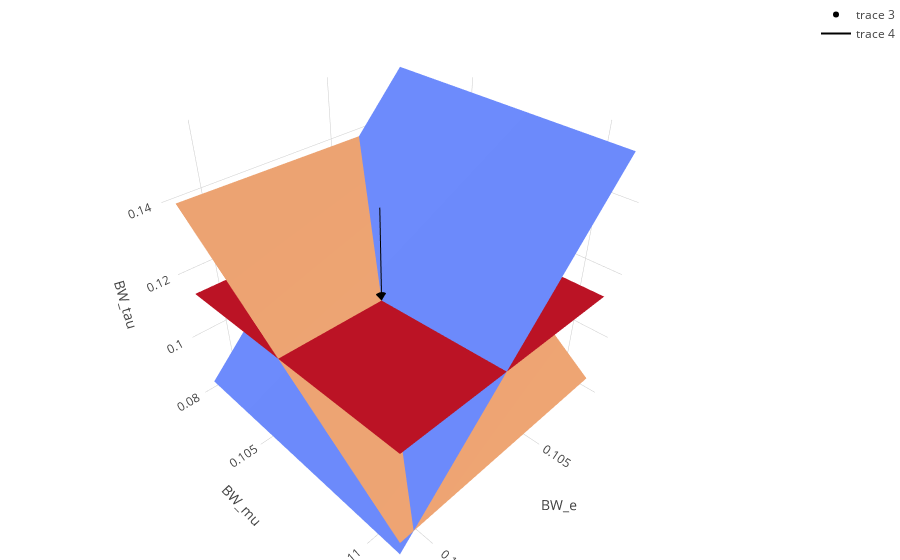

Notebook cell for this chart:
### Code cell
import plotly.plotly as py
from plotly.graph_objs import Surface
import plotly.graph_objs as go
from plotly.offline import download_plotlyjs, init_notebook_mode, plot, iplot

init_notebook_mode(connected=True)

mm = go.Surface(x=bf1, y=bf2, z=bf3_e, 
                surfacecolor = 0*np.ones_like(bf3_e),
                cmin=-1,cmax=2, showscale = False, opacity=1, name='mm channel')
mt = go.Surface(x=bf1, y=bf2, z=bf3_m,  
                surfacecolor = 1*np.ones_like(bf3_m),
                cmin=-1,cmax=2, showscale = False, opacity=1, name='mt channe' )
em = go.Surface(x=bf1, y=bf2, z=bf3_t,
                surfacecolor = 2*np.ones_like(bf3_t),
                cmin=-1,cmax=2, showscale = False, opacity=1, name='em channe' )

pdg = go.Scatter3d(x=np.array([0.1071]),y=np.array([0.1063]),z=np.array([0.1138]),mode='markers', marker=dict(size=6,color='black'))

toy = go.Scatter3d(x=bf1_list[:1000],y=bf2_list[:1000],z=bf3_list[:1000],mode='markers', marker=dict(size=2,color='green'))


pdgB = go.Scatter3d(x=np.array([0.1071,0.1071]),y=np.array([0.1063,0.1063]),z=np.array([0.09,0.14]),mode='lines', 
                    marker=dict(size=10, color='black',line = dict(width = 100)))

layout = go.Layout(scene=dict( xaxis=dict(title='BW_e'), yaxis=dict(title='BW_mu'), zaxis=dict(title='BW_tau')),
                   margin=dict(l=0,r=0,b=0,t=0))

fig = go.Figure(data=[mm,mt,em,pdg,pdgB],layout = layout)
iplot(fig)

### Figure 1 — Plotly figure (JSON) as saved in the notebook; plotly's stock layout.template omitted (floating-point values rounded to 4 significant figures; data arrays with more than 128 entries replaced by an {"elided": "..."} marker saying what was removed)
{"data": [{"cmax": 2, "cmin": -1, "name": "mm channel", "opacity": 1, "showscale": false, "surfacecolor": {"elided": "46x46 int values"}, "type": "surface", "x": {"elided": "46x46 float values"}, "y": {"elided": "46x46 float values"}, "z": {"elided": "46x46 float values"}}, {"cmax": 2, "cmin": -1, "name": "mt channe", "opacity": 1, "showscale": false, "surfacecolor": {"elided": "46x46 int values"}, "type": "surface", "x": {"elided": "46x46 float values"}, "y": {"elided": "46x46 float values"}, "z": {"elided": "46x46 float values"}}, {"cmax": 2, "cmin": -1, "name": "em channe", "opacity": 1, "showscale": false, "surfacecolor": {"elided": "46x46 int values"}, "type": "surface", "x": {"elided": "46x46 float values"}, "y": {"elided": "46x46 float values"}, "z": {"elided": "46x46 float values"}}, {"marker": {"color": "black", "size": 6}, "mode": "markers", "type": "scatter3d", "x": [0.1071], "y": [0.1063], "z": [0.1138]}, {"marker": {"color": "black", "line": {"width": 100}, "size": 10}, "mode": "lines", "type": "scatter3d", "x": [0.1071, 0.1071], "y": [0.1063, 0.1063], "z": [0.09, 0.14]}], "layout": {"margin": {"b": 0, "l": 0, "r": 0, "t": 0}, "scene": {"xaxis": {"title": "BW_e"}, "yaxis": {"title": "BW_mu"}, "zaxis": {"title": "BW_tau"}}}}
